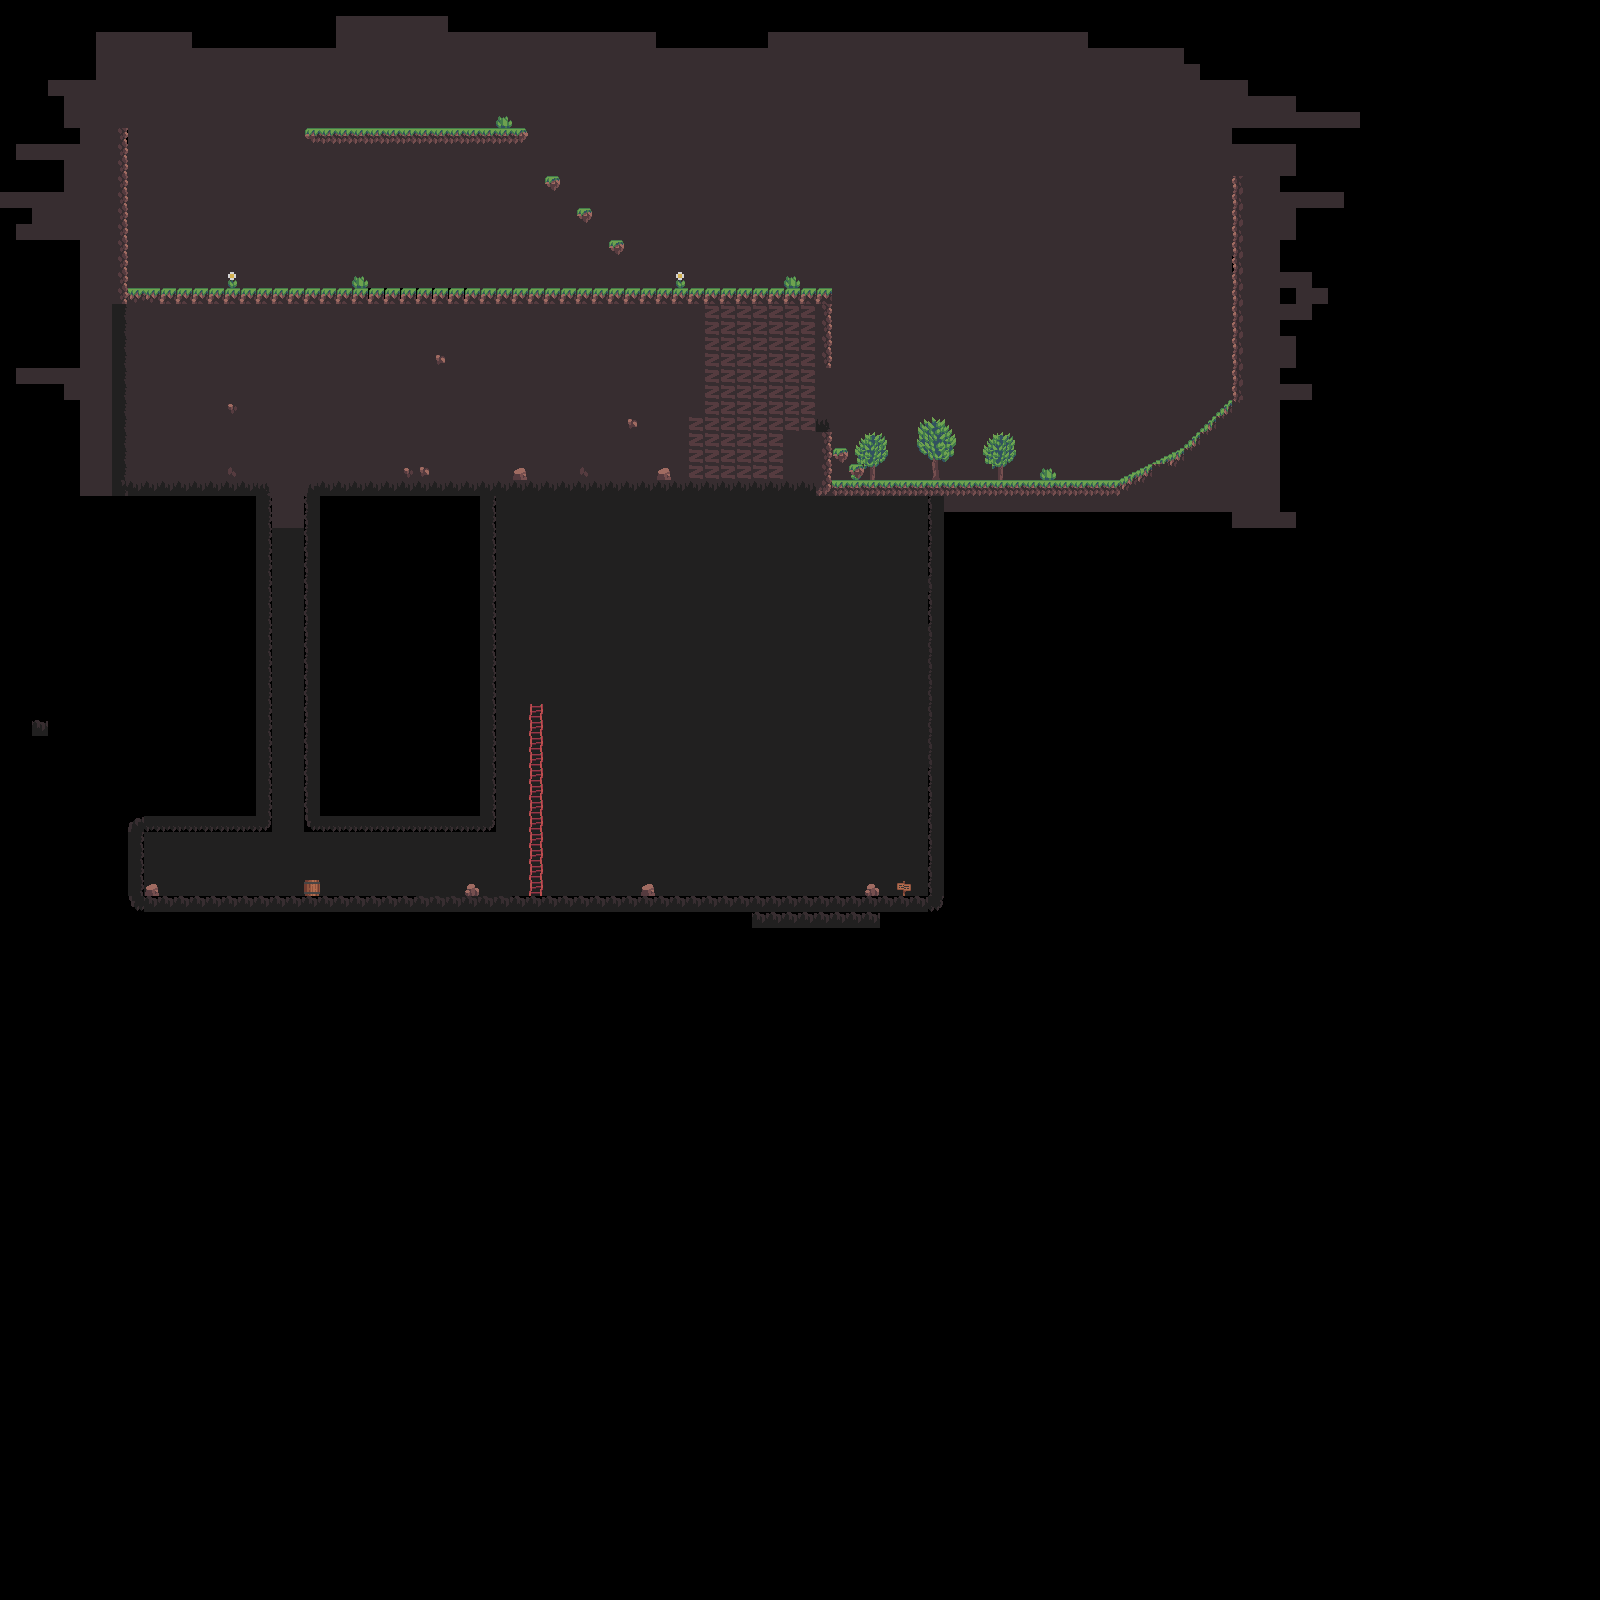

Below is a game level as drawn by its tile map, then a one-line description and the .tmx that defines it (tile-layer data replaced by summaries):
An orthogonal 100x100 tile map with 16x16 px tiles, 5 tile layers (bgbg, bg, bg2, Tile Layer 1, ...) and 78 objects (15x ball, 8x rat, 7x bat, 3x light).

<map version="1.4" tiledversion="1.4.2" orientation="orthogonal" renderorder="right-down" width="100" height="100" tilewidth="16" tileheight="16" infinite="0" nextlayerid="12" nextobjectid="114">
 <tileset firstgid="1" source="tileset-test.tsx" />
 <layer id="9" name="bgbg" width="100" height="100">
  <data>[10000 cells, 1593 non-empty, 1 distinct tile ids]</data>
 </layer>
 <layer id="3" name="bg" width="100" height="100">
  <data>[10000 cells, 1373 non-empty, 16 distinct tile ids]</data>
 </layer>
 <layer id="7" name="bg2" width="100" height="100">
  <data>[10000 cells, 116 non-empty, 9 distinct tile ids]</data>
 </layer>
 <layer id="1" name="Tile Layer 1" width="100" height="100">
  <data>[10000 cells, 455 non-empty, 24 distinct tile ids]</data>
 </layer>
 <layer id="10" name="foreground" width="100" height="100">
  <data>[10000 cells, 16 non-empty, 8 distinct tile ids]</data>
 </layer>
 <objectgroup id="5" name="collision" visible="0">
  <object id="3" x="305.333" y="129.333">
   <polygon points="-1.33333,-1.33333 -1.33333,14.6667 222.667,14.6667 222.667,-1.33333" />
  </object>
  <object id="4" x="544.667" y="178">
   <polygon points="0,0 4,10.6667 14.6667,12 16,-0.666667" />
  </object>
  <object id="5" x="577.333" y="208">
   <polygon points="0,0 0.666667,9.33333 10.6667,18 16,8 15.3333,0.666667" />
  </object>
  <object id="6" x="608.667" y="240.667">
   <polygon points="0,0 1.33333,10 12,15.3333 16.6667,8 15.3333,0" />
  </object>
  <object id="13" x="80" y="130">
   <polygon points="0,-2 0,366 48,366 48,-2" />
  </object>
  <object id="15" x="130.667" y="289.333">
   <polygon points="-2.66667,-1.33333 701.333,-1.33333 701.333,14.6667 -2.66667,14.6667" />
  </object>
  <object id="16" x="816.667" y="305.333">
   <polygon points="-0.666667,-1.33333 -0.666667,62.6667 15.3333,62.6667 15.3333,-1.33333" />
  </object>
  <object id="17" x="816.667" y="432.667">
   <polygon points="-0.666667,-0.666667 15.3333,-0.666667 15.3333,47.3333 -0.666667,47.3333" />
  </object>
  <object id="22" x="272.5" y="498">
   <polygon points="-0.5,-2 -1,326.5 -8,335 -144.5,334 -16.5,-2" />
  </object>
  <object id="23" x="305.5" y="499">
   <polygon points="-1.5,-3 -2,321.5 9,332.5 176.5,332 191.5,321 190.5,-3" />
  </object>
  <object id="24" x="128" y="835">
   <polygon points="0,-3 0,77 16,77 16,-3" />
  </object>
  <object id="25" x="146.5" y="897.5">
   <polygon points="-2.5,-1.5 797.5,-1.5 797.5,30.5 -2.5,30.5" />
  </object>
  <object id="26" x="929" y="898">
   <polygon points="-1,-2 -1,-402 15,-402 15,-2" />
  </object>
  <object id="65" x="128" y="480">
   <polygon points="0,0 0,16 144,16 144,0" />
  </object>
  <object id="66" x="304" y="496">
   <polygon points="0,0 0,-16 976,-16 976,0" />
  </object>
  <object id="67" x="848" y="464">
   <polygon points="0,0 16,0 16,16 -16,16 -16,0" />
  </object>
  <object id="73" x="848" y="448">
   <polygon points="0,0 0,16 -16,16 -16,0" />
  </object>
  <object id="77" x="1120" y="480">
   <polygon points="0,0 64,-32 64,0" />
  </object>
  <object id="78" x="1184" y="448">
   <polygon points="0,0 48,-48 48,32 0,0" />
  </object>
  <object id="79" x="1232" y="176">
   <polygon points="0,0 0,304 48,304 48,0" />
  </object>
 </objectgroup>
 <objectgroup id="11" name="shadows">
  <object id="80" x="624" y="244">
   <polygon points="0,0 0,8 -4,12 -16,4 -16,-4 0,-4" />
  </object>
  <object id="81" x="576" y="208">
   <polygon points="0,0 16,0 16,8 12,16 0,8" />
  </object>
  <object id="82" x="544" y="176">
   <polygon points="0,0 16,0 16,8 12,16 0,8" />
  </object>
  <object id="83" x="524" y="128">
   <polygon points="0,0 4,8 0,16 -208,16 -220,8 -216,0" />
  </object>
  <object id="85" x="128" y="128">
   <polygon points="0,0 0,160 704,160 704,240 696,240 696,168 -8,164 -8,0" />
  </object>
  <object id="86" x="128" y="292">
   <polygon points="0,0 0,188 -4,188 -4,0" />
  </object>
  <object id="88" x="824" y="432">
   <polygon points="0,0 8,0 8,48 0,48" />
  </object>
  <object id="89" x="832" y="448">
   <polygon points="0,0 16,0 16,12 12,16 0,8" />
  </object>
  <object id="90" x="848" y="464">
   <polygon points="0,0 16,0 16,12 12,16 0,8" />
  </object>
  <object id="94" x="672" y="480">
   <polygon points="0,0 -4,-12 -8,-12 -16,-8 -16,0" />
  </object>
  <object id="96" x="228" y="405">
   <polygon points="0,0 0,5 4,10 6,8 5,5 5,-1" />
  </object>
  <object id="97" x="436" y="355">
   <polygon points="0,0 5,0 4,3 9,3 9,9 4,8 3,11" />
  </object>
  <object id="98" x="308" y="482">
   <polygon points="0,0 811,-2 876,-35 925,-82 925,-306 973,-305 972,14 -2,14" />
  </object>
  <object id="99" x="114" y="480">
   <polygon points="0,0 159,1 157,335 144,336 142,16 -1,16" />
  </object>
  <object id="100" x="304" y="497">
   <polygon points="0,0 1,322 9,333 186,334 192,327 192,0" />
  </object>
  <object id="101" x="271" y="815">
   <polygon points="0,0 0,11 -6,14 -126,14 -128,81 674,82 673,97 -143,96 -144,0" />
  </object>
  <object id="102" x="929" y="497">
   <polygon points="0,0 2,399 16,399 16,-1" />
  </object>
  <object id="103" x="304" y="896">
   <polygon points="0,0 1,-16 16,-15 16,0" />
  </object>
  <object id="104" x="641" y="896">
   <polygon points="0,0 1,-9 7,-12 11,-12 13,-8 14,0" />
  </object>
  <object id="105" x="865" y="896">
   <polygon points="0,0 0,-4 2,-6 2,-10 5,-12 9,-12 11,-7 13,-8 14,-2 12,0" />
  </object>
  <object id="106" x="466" y="896">
   <polygon points="0,0 -1,-4 1,-6 1,-9 4,-12 8,-12 9,-8 12,-8 13,0" />
  </object>
  <object id="109" x="513" y="480">
   <polygon points="0,0 0,-4 1,-4 1,-9 6,-12 11,-12 13,-8 13,-3 14,-3 14,0" />
  </object>
  <object id="111" x="420" y="467">
   <polygon points="0,0 4,0 4,2 5,1 8,1 9,2 9,8 5,8 3,10 2,10 1,9 1,6 0,5" />
  </object>
  <object id="112" x="404" y="468">
   <polygon points="0,0 4,0 5,1 5,6 6,6 6,9 5,10 4,10 3,9 3,6 1,6 0,5" />
  </object>
  <object id="113" x="628" y="419">
   <polygon points="0,0 0,5 1,7 1,9 4,9 5,8 9,8 9,3 8,1 5,1 4,0" />
  </object>
 </objectgroup>
 <objectgroup id="6" name="objects" visible="0">
  <object id="27" type="rat" gid="167" x="720" y="480" width="16" height="16" />
  <object id="28" type="rat" gid="167" x="192" y="480" width="16" height="16" />
  <object id="29" type="rat" gid="167" x="144" y="480" width="16" height="16" />
  <object id="34" type="bat" gid="167" x="208" y="320" width="16" height="16" />
  <object id="35" type="bat" gid="167" x="368" y="320" width="16" height="16" />
  <object id="36" type="bat" gid="167" x="512" y="320" width="16" height="16" />
  <object id="37" type="bat" gid="167" x="656" y="320" width="16" height="16" />
  <object id="38" type="bat" gid="167" x="352" y="848" width="16" height="16" />
  <object id="39" type="bat" gid="167" x="464" y="848" width="16" height="16" />
  <object id="40" type="bat" gid="167" x="144" y="848" width="16" height="16" />
  <object id="41" type="rat" gid="167" x="688" y="896" width="16" height="16" />
  <object id="42" type="rat" gid="167" x="720" y="896" width="16" height="16" />
  <object id="43" type="rat" gid="167" x="752" y="896" width="16" height="16" />
  <object id="44" type="rat" gid="167" x="784" y="896" width="16" height="16" />
  <object id="45" type="rat" gid="167" x="816" y="896" width="16" height="16" />
  <object id="46" type="ball" gid="166" x="304" y="128" width="16" height="16" />
  <object id="47" type="ball" gid="166" x="512" y="128" width="16" height="16" />
  <object id="48" type="ball" gid="166" x="544" y="176" width="16" height="16" />
  <object id="49" type="ball" gid="166" x="576" y="208" width="16" height="16" />
  <object id="50" type="ball" gid="166" x="608" y="240" width="16" height="16" />
  <object id="51" type="ball" gid="166" x="224" y="144" width="16" height="16" />
  <object id="52" type="ball" gid="166" x="240" y="128" width="16" height="16" />
  </objectgroup>
</map>
<!-- 11 of 78 objects omitted -->
